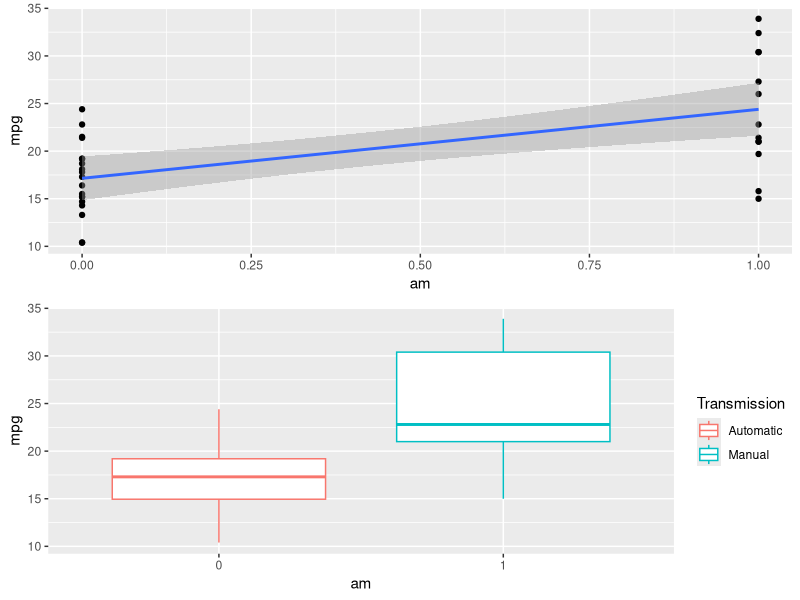
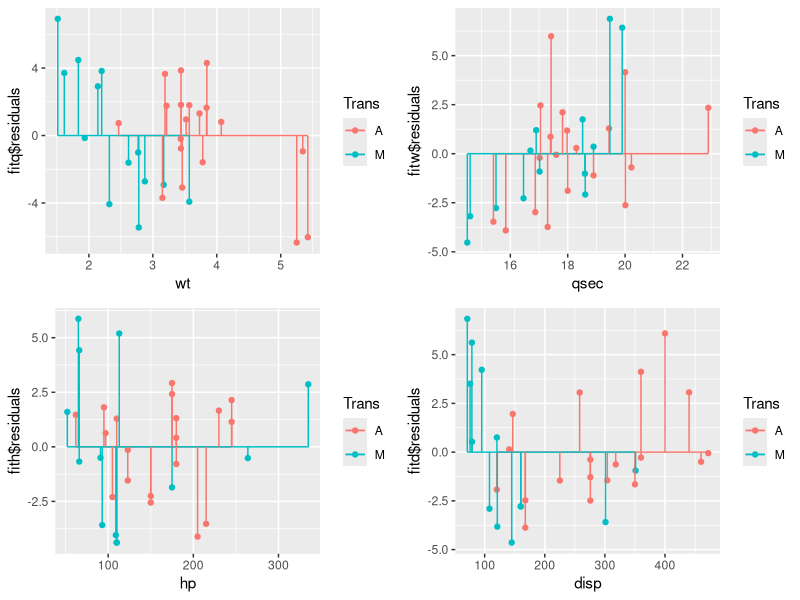
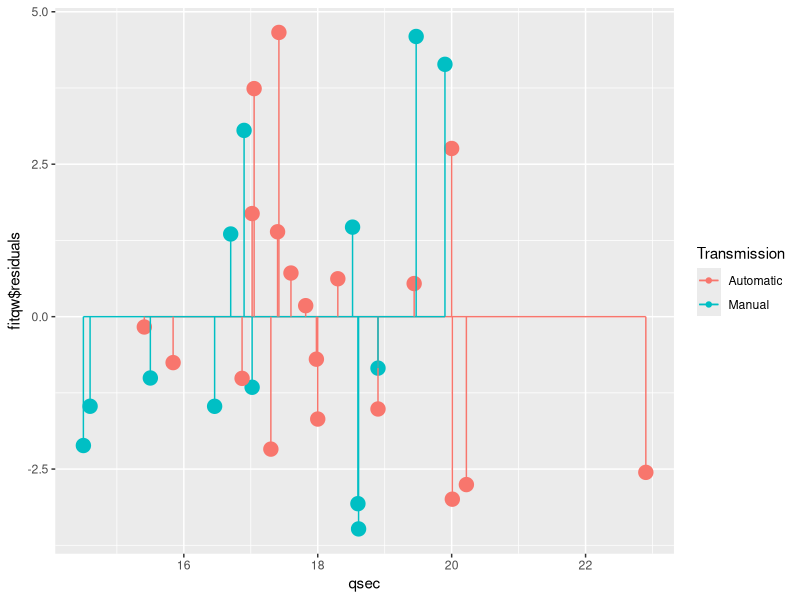
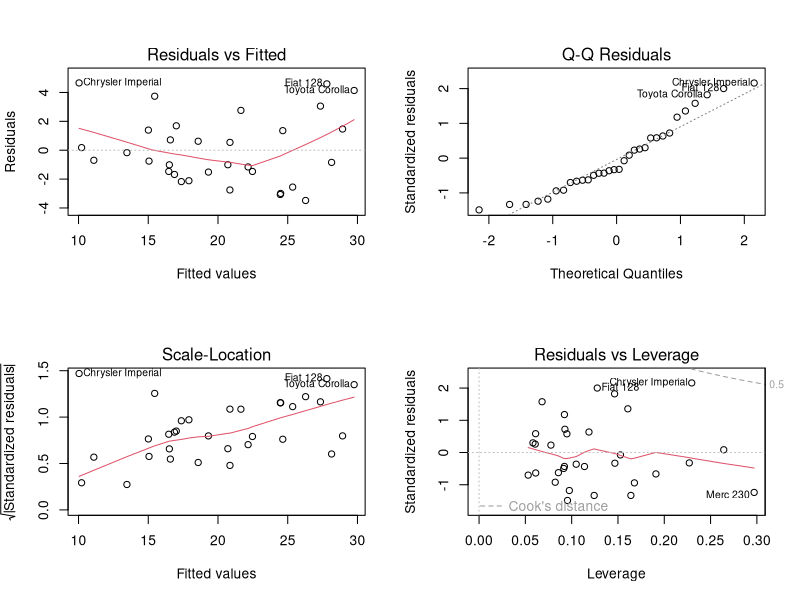

R code for these plots, in order:
## ---- chunk 1
library(ggplot2)
library(gridExtra)
library(data.table)
## ---- chunk 2

data(mtcars)
fitam <- lm(mpg ~ am, mtcars) 
summary(fitam)

## ---- chunk 3

data(mtcars)
setcolorder(mtcars, c(1, 6, 9, 7, 4, 3, 2, 5, 8, 10, 11))
fit <- lm(mpg ~ ., mtcars)
summary(fit)

## ---- chunk 4

fitq <- lm(mpg ~ am + qsec, mtcars)
summary(fitq)

## ---- chunk 5

fitqw <- lm(mpg ~ am + qsec + wt, mtcars)
summary(fitqw)

## ---- chunk 6

fitqwh <- lm(mpg ~ am + qsec + wt + hp, mtcars)
fitqwd <- lm(mpg ~ am + qsec + wt+ disp, mtcars)
anova(fitam, fitq, fitqw, fitqwh, fitqwd, fit, test="Chisq")

## ---- chunk 7

fitbest <- step(fit, direction = 'both')

## ---- chunk 8

summary(fitbest)

## ---- chunk 9

leverage <- hatvalues(fitqw)
tail(sort(leverage), 3)

influence <- dfbetas(fitqw)
tail(sort(influence), 3)

## ---- chunk 10

t.test(mpg ~ am, mtcars)

## ---- chunk 11

fitam <- lm(mpg ~ am, mtcars)

g1 <- ggplot(mtcars, aes(x = am, y = mpg)) + geom_point() + geom_smooth(method=lm)

g2 <- ggplot(mtcars, aes(x = factor(am), y = mpg, colour=factor(am))) + geom_boxplot() + xlab("am") + scale_colour_discrete(name = "Transmission", breaks = c(0, 1), labels = c("Automatic", "Manual"))

grid.arrange(g1, g2, ncol=1, nrow=2)

## ---- chunk 12

fitw <- lm(mpg ~ am + wt, mtcars)
fitq <- lm(mpg ~ am + qsec, mtcars)
fith <- lm(mpg ~ am + hp, mtcars)
fitd <- lm(mpg ~ am + disp, mtcars)

y0 = as.numeric(rep(0,32))

g1 <- ggplot(mtcars, aes(x = wt, y = fitq$residuals, colour = factor(am))) + geom_point() + scale_size(guide = 'none') + geom_line(y=0) + geom_segment(aes(x = mtcars$wt, y=fitq$residuals, xend = mtcars$wt, yend = y0)) + scale_colour_discrete(name = "Trans", breaks = c(0, 1), labels = c("A", "M"))

g2 <- ggplot(mtcars, aes(x = qsec, y = fitw$residuals, colour = factor(am))) + geom_point() + scale_size(guide = 'none') + geom_line(y=0) + geom_segment(aes(x = mtcars$qsec, y=fitw$residuals, xend = mtcars$qsec, yend = y0)) + scale_colour_discrete(name = "Trans", breaks = c(0, 1), labels = c("A", "M"))

g3 <- ggplot(mtcars, aes(x = hp, y = fith$residuals, colour = factor(am))) + geom_point() + scale_size(guide = 'none') + geom_line(y=0) + geom_segment(aes(x = mtcars$hp, y=fith$residuals, xend = mtcars$hp, yend = y0)) + scale_colour_discrete(name = "Trans", breaks = c(0, 1), labels = c("A", "M"))

g4 <- ggplot(mtcars, aes(x = disp, y = fitd$residuals, colour = factor(am))) + geom_point() + scale_size(guide = 'none') + geom_line(y=0) + geom_segment(aes(x = mtcars$disp, y=fitd$residuals, xend = mtcars$disp, yend = y0)) + scale_colour_discrete(name = "Trans", breaks = c(0, 1), labels = c("A", "M"))

grid.arrange(g1, g2, g3, g4, ncol=2, nrow=2)

## ---- chunk 13

fitqw <- lm(mpg ~ am + qsec + wt, mtcars)

y0 = as.numeric(rep(0,32))

g1 <- ggplot(mtcars, aes(x = qsec, y = fitqw$residuals, colour = factor(am))) + geom_point(aes(size=2)) + scale_size(guide = 'none') + geom_line(y=0) + geom_segment(aes(x = mtcars$qsec, y=fitqw$residuals, xend = mtcars$qsec, yend = y0)) + scale_colour_discrete(name = "Transmission", breaks = c(0, 1), labels = c("Automatic", "Manual"))

g1

## ---- chunk 14

par(mfrow=c(2,2))
plot(fitqw)

